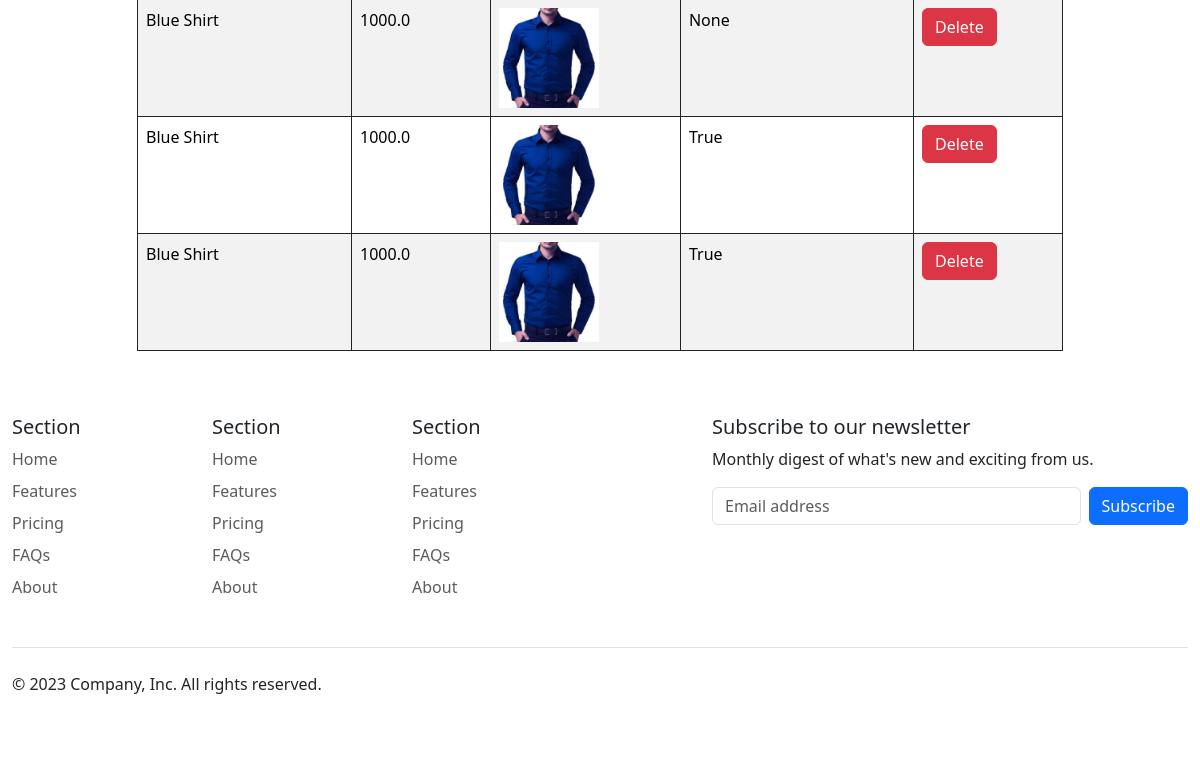
Before: /myorder/ (signed in, lower part) with the older database file.
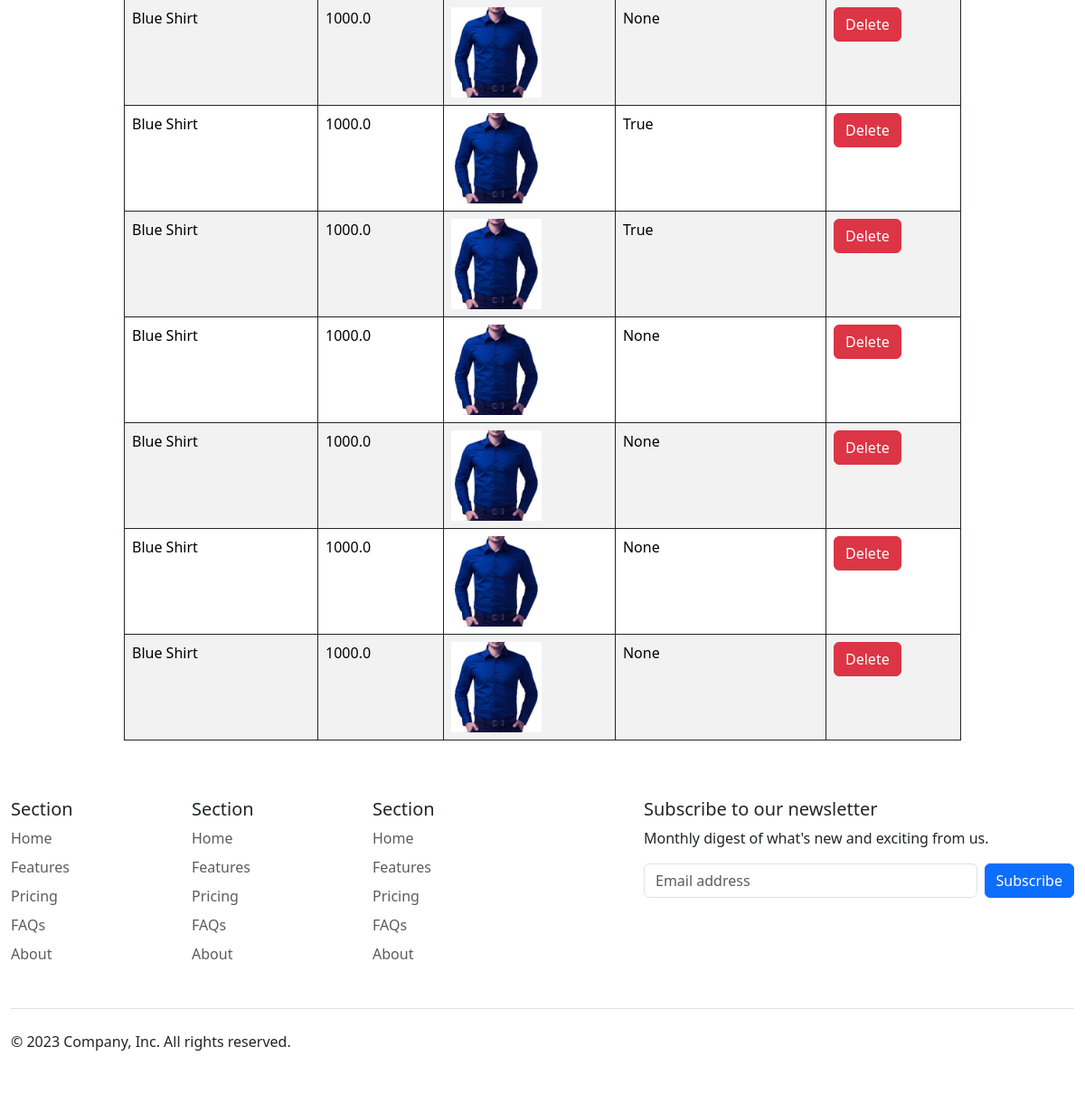
After: the same page with the newer database file.
### product/models.py (models this page shows, shortened)
class Order(models.Model):
    PAYMENT=(
        ('Cash on Delivery','Cash on Delivery'),
        ('Esewa','Esewa')
    )
    product=models.ForeignKey(Product,on_delete=models.CASCADE)
    user=models.ForeignKey(User,on_delete=models.CASCADE)
    quantity=models.IntegerField()
    total_price=models.IntegerField()
    delivery_status=models.CharField(default='Pending',max_length=255)
    payment_method=models.CharField(max_length=255,choices=PAYMENT)
    payment_status=models.BooleanField(default=False,null=True,blank=True)
    contact_no=models.CharField(max_length=15)
    address=models.CharField(max_length=100,null=True)
    created_at=models.DateTimeField(auto_now_add=True,null=True)

class Product(models.Model):
    product_name=models.CharField(max_length=255)
    product_price=models.FloatField()
    stock=models.IntegerField()
    product_description=models.TextField()
    product_image=models.FileField(upload_to='static/uploads',null=True)
    created_at=models.DateTimeField(auto_now_add=True,null=True)
    category=models.ForeignKey(Category,on_delete=models.CASCADE,null=True)

### userspage/views.py (the view)
# urls.py: path('myorder/',my_order),
@login_required
def my_order(request):
    user=request.user
    items=Order.objects.filter(user=user)
    context={
        'items':items
    }
    return render(request,'users/myorder.html',context)

### userspage/templates/users/myorder.html (shortened to what this page needs)
{% extends 'layouts.html' %}
{% load static %}
{% block main_content %}
<div class="container mt-5">
    <div class="row d-flex justify-content-center">
        <div class="col-md-10">
            <table class="table table-bordered border-dark table-striped">
                {% for item in items %}
                <tr>
                    <td>{{item.product.product_name}}</td>
                    <td>{{item.product.product_price}}</td>
                    <td><img src="/{{item.product.product_image}}" alt="{{item.product.product_name}}" width="100"></td>
                    <td>{{item.payment_status}}</td>
                    <td>
                        <a href="#" class="btn btn-danger" onclick="return confirm('Are you sure want to delete this item from cart?')">Delete</a>
                    </td>
                </tr>
                {% endfor %}
            </table>
        </div>
    </div>
</div>
{% include 'users/footer.html' %}
{% endblock %}

### templates/layouts.html (shortened to what this page needs)
{% load static %}
<!DOCTYPE html>
<html lang="en">
<head>
    <link rel="stylesheet" href="{% static 'css/bootstrap.css' %}">
    <link rel="stylesheet" href="{% static 'css/style.css' %}">
</head>
<body>
    <div class="main">
        {% block main_content %}
        {% endblock %}
    </div>
</body>
</html>

### userspage/templates/users/footer.html (shortened to what this page needs)
<div class="container-fluid">
    <footer class="pt-5 pb-2">
        <div class="row">
            <div class="col-6 col-md-2 mb-3">
                <h5>Section</h5>
                <ul class="nav flex-column">
                    <li class="nav-item mb-2"><a href="#" class="nav-link p-0 text-body-secondary">Home</a></li>
                    <li class="nav-item mb-2"><a href="#" class="nav-link p-0 text-body-secondary">Features</a></li>
                    <li class="nav-item mb-2"><a href="#" class="nav-link p-0 text-body-secondary">Pricing</a></li>
                    <li class="nav-item mb-2"><a href="#" class="nav-link p-0 text-body-secondary">FAQs</a></li>
                    <li class="nav-item mb-2"><a href="#" class="nav-link p-0 text-body-secondary">About</a></li>
                </ul>
            </div>
            <div class="col-6 col-md-2 mb-3">
                <h5>Section</h5>
                <ul class="nav flex-column">
                    <li class="nav-item mb-2"><a href="#" class="nav-link p-0 text-body-secondary">Home</a></li>
                    <li class="nav-item mb-2"><a href="#" class="nav-link p-0 text-body-secondary">Features</a></li>
                    <li class="nav-item mb-2"><a href="#" class="nav-link p-0 text-body-secondary">Pricing</a></li>
                    <li class="nav-item mb-2"><a href="#" class="nav-link p-0 text-body-secondary">FAQs</a></li>
                    <li class="nav-item mb-2"><a href="#" class="nav-link p-0 text-body-secondary">About</a></li>
                </ul>
            </div>
            <div class="col-6 col-md-2 mb-3">
                <h5>Section</h5>
                <ul class="nav flex-column">
                    <li class="nav-item mb-2"><a href="#" class="nav-link p-0 text-body-secondary">Home</a></li>
                    <li class="nav-item mb-2"><a href="#" class="nav-link p-0 text-body-secondary">Features</a></li>
                    <li class="nav-item mb-2"><a href="#" class="nav-link p-0 text-body-secondary">Pricing</a></li>
                    <li class="nav-item mb-2"><a href="#" class="nav-link p-0 text-body-secondary">FAQs</a></li>
                    <li class="nav-item mb-2"><a href="#" class="nav-link p-0 text-body-secondary">About</a></li>
                </ul>
            </div>
            <div class="col-md-5 offset-md-1 mb-3">
                <form>
                    <h5>Subscribe to our newsletter</h5>
                    <p>Monthly digest of what's new and exciting from us.</p>
                    <div class="d-flex flex-column flex-sm-row w-100 gap-2">
                        <input id="newsletter1" type="text" class="form-control" placeholder="Email address">
                        <button class="btn btn-primary" type="button">Subscribe</button>
                    </div>
                </form>
            </div>
        </div>
        <div class="d-flex flex-column flex-sm-row justify-content-between py-4 my-4 border-top">
            <p>&copy; 2023 Company, Inc. All rights reserved.</p>
            <ul class="list-unstyled d-flex">
            </ul>
        </div>
    </footer>
</div>

Changed rows visible on the page:
added Order: product.product_name "Blue Shirt", product.product_price "1000.0", product.product_image (picture), payment_status "None"
added Order: product.product_name "Blue Shirt", product.product_price "1000.0", product.product_image (picture), payment_status "None"
added Order: product.product_name "Blue Shirt", product.product_price "1000.0", product.product_image (picture), payment_status "None"
added Order: product.product_name "Blue Shirt", product.product_price "1000.0", product.product_image (picture), payment_status "None"
